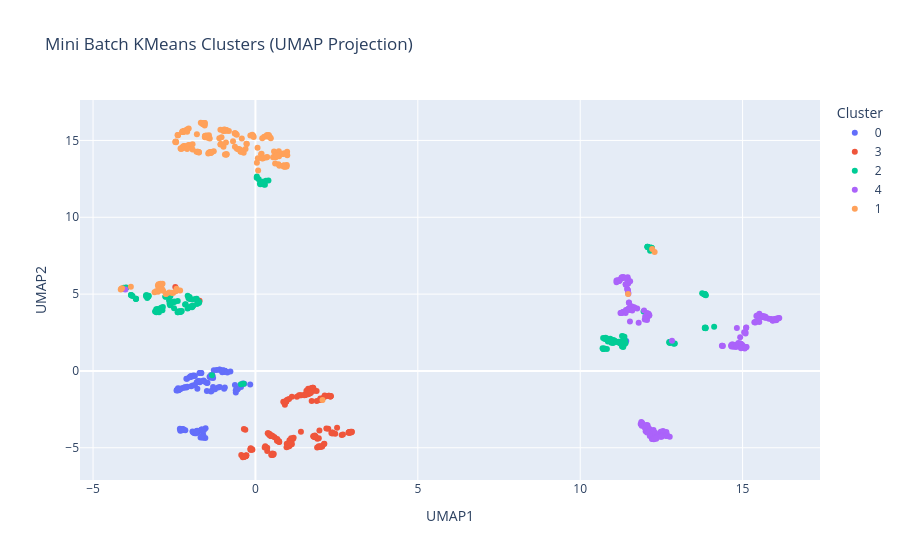
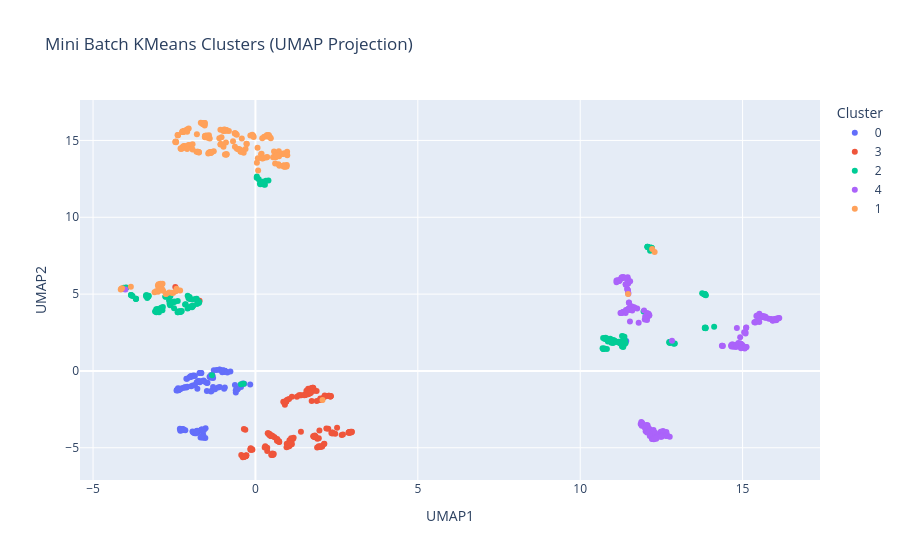

Notebook cell for these charts, in order:
### Markdown cell above
### **Mini Batch K-Means**

### Code cell
import numpy as np
from sklearn.cluster import MiniBatchKMeans
from sklearn.metrics import silhouette_score
from skopt import BayesSearchCV
from skopt.space import Integer


def mini_batch_kmeans_scorer(estimator, X):
    """
    Custom scoring function for MiniBatchKMeans using the composite (penalized)
    cluster validity score, so degenerate near-singleton clusters are
    not rewarded even though the full k range up to len(df) is searched.
    """
    labels = estimator.fit_predict(X)
    return cluster_validity_score(X, labels)


model_name = "Mini Batch KMeans"

if should_evaluate(model_name):

    search_spaces = {
        "n_clusters": Integer(2, len(df) - 1),
    }

    opt = BayesSearchCV(
        estimator=MiniBatchKMeans(random_state=42),
        search_spaces=search_spaces,
        n_iter=50,
        scoring=mini_batch_kmeans_scorer,
        cv=[(np.arange(len(df)), np.arange(len(df)))],
        n_jobs=-1,
        refit=True,
        random_state=42,
    )

    opt.fit(df)

    best_labels = opt.best_estimator_.labels_
    best_silhouette = silhouette_score(df, best_labels)

    print(f"Best parameters: {opt.best_params_}")
    print(f"Best composite (penalized) score: {opt.best_score_:.4f}")
    print(f"Corresponding silhouette score: {best_silhouette:.4f}")

    save_results(
        model_name,
        metrics={
            "silhouette_score": best_silhouette,
            "composite_score": opt.best_score_,
        },
        params=opt.best_params_,
    )

else:
    print(
        f"Model '{model_name}' has already been evaluated. Skipping evaluation."
    )
    previous_results = load_results()[model_name]
    print(f"Best parameters: {previous_results['params']}")
    print(f"Best metrics: {previous_results['metrics']}")

# See the clusters this model found
visualize_model_clusters(model_name, force=False)

### Figure 1 — Plotly figure (JSON) as saved in the notebook; plotly's stock layout.template omitted (floating-point values rounded to 4 significant figures; data arrays with more than 128 entries replaced by an {"elided": "..."} marker saying what was removed)
{"data": [{"hovertemplate": "Cluster=0<br>UMAP1=%{x}<br>UMAP2=%{y}<extra></extra>", "legendgroup": "0", "marker": {"color": "#636efa", "symbol": "circle"}, "mode": "markers", "name": "0", "orientation": "v", "showlegend": true, "type": "scatter", "x": {"elided": "135 float values"}, "xaxis": "x", "y": {"elided": "135 float values"}, "yaxis": "y"}, {"hovertemplate": "Cluster=3<br>UMAP1=%{x}<br>UMAP2=%{y}<extra></extra>", "legendgroup": "3", "marker": {"color": "#EF553B", "symbol": "circle"}, "mode": "markers", "name": "3", "orientation": "v", "showlegend": true, "type": "scatter", "x": {"elided": "173 float values"}, "xaxis": "x", "y": {"elided": "173 float values"}, "yaxis": "y"}, {"hovertemplate": "Cluster=2<br>UMAP1=%{x}<br>UMAP2=%{y}<extra></extra>", "legendgroup": "2", "marker": {"color": "#00cc96", "symbol": "circle"}, "mode": "markers", "name": "2", "orientation": "v", "showlegend": true, "type": "scatter", "x": {"elided": "199 float values"}, "xaxis": "x", "y": {"elided": "199 float values"}, "yaxis": "y"}, {"hovertemplate": "Cluster=4<br>UMAP1=%{x}<br>UMAP2=%{y}<extra></extra>", "legendgroup": "4", "marker": {"color": "#ab63fa", "symbol": "circle"}, "mode": "markers", "name": "4", "orientation": "v", "showlegend": true, "type": "scatter", "x": {"elided": "203 float values"}, "xaxis": "x", "y": {"elided": "203 float values"}, "yaxis": "y"}, {"hovertemplate": "Cluster=1<br>UMAP1=%{x}<br>UMAP2=%{y}<extra></extra>", "legendgroup": "1", "marker": {"color": "#FFA15A", "symbol": "circle"}, "mode": "markers", "name": "1", "orientation": "v", "showlegend": true, "type": "scatter", "x": {"elided": "210 float values"}, "xaxis": "x", "y": {"elided": "210 float values"}, "yaxis": "y"}], "layout": {"legend": {"title": {"text": "Cluster"}, "tracegroupgap": 0}, "title": {"text": "Mini Batch KMeans Clusters (UMAP Projection)"}, "xaxis": {"anchor": "y", "domain": [0, 1], "title": {"text": "UMAP1"}}, "yaxis": {"anchor": "x", "domain": [0, 1], "title": {"text": "UMAP2"}}}}

### Figure 2 — Plotly figure (JSON) as saved in the notebook; plotly's stock layout.template omitted (floating-point values rounded to 4 significant figures; data arrays with more than 128 entries replaced by an {"elided": "..."} marker saying what was removed)
{"data": [{"hovertemplate": "Cluster=0<br>UMAP1=%{x}<br>UMAP2=%{y}<extra></extra>", "legendgroup": "0", "marker": {"color": "#636efa", "symbol": "circle"}, "mode": "markers", "name": "0", "orientation": "v", "showlegend": true, "type": "scatter", "x": {"elided": "135 float values"}, "xaxis": "x", "y": {"elided": "135 float values"}, "yaxis": "y"}, {"hovertemplate": "Cluster=3<br>UMAP1=%{x}<br>UMAP2=%{y}<extra></extra>", "legendgroup": "3", "marker": {"color": "#EF553B", "symbol": "circle"}, "mode": "markers", "name": "3", "orientation": "v", "showlegend": true, "type": "scatter", "x": {"elided": "173 float values"}, "xaxis": "x", "y": {"elided": "173 float values"}, "yaxis": "y"}, {"hovertemplate": "Cluster=2<br>UMAP1=%{x}<br>UMAP2=%{y}<extra></extra>", "legendgroup": "2", "marker": {"color": "#00cc96", "symbol": "circle"}, "mode": "markers", "name": "2", "orientation": "v", "showlegend": true, "type": "scatter", "x": {"elided": "199 float values"}, "xaxis": "x", "y": {"elided": "199 float values"}, "yaxis": "y"}, {"hovertemplate": "Cluster=4<br>UMAP1=%{x}<br>UMAP2=%{y}<extra></extra>", "legendgroup": "4", "marker": {"color": "#ab63fa", "symbol": "circle"}, "mode": "markers", "name": "4", "orientation": "v", "showlegend": true, "type": "scatter", "x": {"elided": "203 float values"}, "xaxis": "x", "y": {"elided": "203 float values"}, "yaxis": "y"}, {"hovertemplate": "Cluster=1<br>UMAP1=%{x}<br>UMAP2=%{y}<extra></extra>", "legendgroup": "1", "marker": {"color": "#FFA15A", "symbol": "circle"}, "mode": "markers", "name": "1", "orientation": "v", "showlegend": true, "type": "scatter", "x": {"elided": "210 float values"}, "xaxis": "x", "y": {"elided": "210 float values"}, "yaxis": "y"}], "layout": {"legend": {"title": {"text": "Cluster"}, "tracegroupgap": 0}, "title": {"text": "Mini Batch KMeans Clusters (UMAP Projection)"}, "xaxis": {"anchor": "y", "domain": [0, 1], "title": {"text": "UMAP1"}}, "yaxis": {"anchor": "x", "domain": [0, 1], "title": {"text": "UMAP2"}}}}
